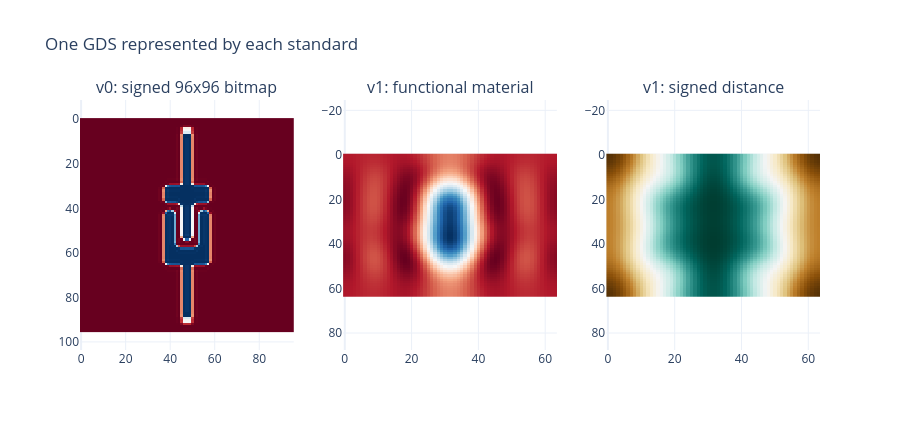

Notebook cell for this chart:
### Markdown cell above
## 3. Shape is compressed, not discarded

The v0 panel below is its bitmap block. The v1 panels invert only the retained
low-frequency DCT coefficients for two of its five channels. They are intentionally
smooth: v1 keeps device-scale topology and distances while rejecting pixel-level
aliasing. Absolute width, area, perimeter, and other physical scale information live
in the metric block rather than being inferred from pixels.

### Code cell
from scipy.fft import idctn

example_id = paired.iloc[len(paired) // 3]["layout_id"]
v0_record = v0_client.get(example_id)
v1_record = v1_client.get(example_id)
v0_bitmap = np.asarray(v0_record["embedding"], dtype=np.float32)[11:].reshape(96, 96)
v1_embedding = np.asarray(v1_record["embedding"], dtype=np.float32)
shape_block = v1_embedding[64:384] * np.sqrt(3.0)
shape_channels = shape_block.reshape(5, 8, 8)

reconstructed = []
for index in (3, 4):
    coefficients = np.zeros((64, 64), dtype=np.float32)
    coefficients[:8, :8] = shape_channels[index]
    reconstructed.append(idctn(coefficients, type=2, norm="ortho"))

fig = make_subplots(
    rows=1,
    cols=3,
    subplot_titles=("v0: signed 96x96 bitmap", "v1: functional material", "v1: signed distance"),
)
fig.add_trace(go.Heatmap(z=v0_bitmap, colorscale="RdBu", showscale=False), row=1, col=1)
fig.add_trace(go.Heatmap(z=reconstructed[0], colorscale="RdBu", showscale=False), row=1, col=2)
fig.add_trace(go.Heatmap(z=reconstructed[1], colorscale="BrBG", showscale=False), row=1, col=3)
fig.update_yaxes(autorange="reversed", scaleanchor="x", scaleratio=1)
fig.update_layout(title="One GDS represented by each standard", template="plotly_white", height=430)
fig.show()

### Figure 1 — Plotly figure (JSON) as saved in the notebook; plotly's stock layout.template omitted (floating-point values rounded to 4 significant figures; data arrays with more than 128 entries replaced by an {"elided": "..."} marker saying what was removed)
{"data": [{"colorscale": [[0.0, "rgb(103,0,31)"], [0.1, "rgb(178,24,43)"], [0.2, "rgb(214,96,77)"], [0.3, "rgb(244,165,130)"], [0.4, "rgb(253,219,199)"], [0.5, "rgb(247,247,247)"], [0.6, "rgb(209,229,240)"], [0.7, "rgb(146,197,222)"], [0.8, "rgb(67,147,195)"], [0.9, "rgb(33,102,172)"], [1.0, "rgb(5,48,97)"]], "showscale": false, "type": "heatmap", "xaxis": "x", "yaxis": "y", "z": {"elided": "96x96 float values"}}, {"colorscale": [[0.0, "rgb(103,0,31)"], [0.1, "rgb(178,24,43)"], [0.2, "rgb(214,96,77)"], [0.3, "rgb(244,165,130)"], [0.4, "rgb(253,219,199)"], [0.5, "rgb(247,247,247)"], [0.6, "rgb(209,229,240)"], [0.7, "rgb(146,197,222)"], [0.8, "rgb(67,147,195)"], [0.9, "rgb(33,102,172)"], [1.0, "rgb(5,48,97)"]], "showscale": false, "type": "heatmap", "xaxis": "x2", "yaxis": "y2", "z": {"elided": "64x64 float values"}}, {"colorscale": [[0.0, "rgb(84,48,5)"], [0.1, "rgb(140,81,10)"], [0.2, "rgb(191,129,45)"], [0.3, "rgb(223,194,125)"], [0.4, "rgb(246,232,195)"], [0.5, "rgb(245,245,245)"], [0.6, "rgb(199,234,229)"], [0.7, "rgb(128,205,193)"], [0.8, "rgb(53,151,143)"], [0.9, "rgb(1,102,94)"], [1.0, "rgb(0,60,48)"]], "showscale": false, "type": "heatmap", "xaxis": "x3", "yaxis": "y3", "z": {"elided": "64x64 float values"}}], "layout": {"annotations": [{"font": {"size": 16}, "showarrow": false, "text": "v0: signed 96x96 bitmap", "x": 0.1444, "xanchor": "center", "xref": "paper", "y": 1.0, "yanchor": "bottom", "yref": "paper"}, {"font": {"size": 16}, "showarrow": false, "text": "v1: functional material", "x": 0.5, "xanchor": "center", "xref": "paper", "y": 1.0, "yanchor": "bottom", "yref": "paper"}, {"font": {"size": 16}, "showarrow": false, "text": "v1: signed distance", "x": 0.8556, "xanchor": "center", "xref": "paper", "y": 1.0, "yanchor": "bottom", "yref": "paper"}], "height": 430, "title": {"text": "One GDS represented by each standard"}, "xaxis": {"anchor": "y", "domain": [0.0, 0.2889]}, "xaxis2": {"anchor": "y2", "domain": [0.3556, 0.6444]}, "xaxis3": {"anchor": "y3", "domain": [0.7111, 1.0]}, "yaxis": {"anchor": "x", "autorange": "reversed", "domain": [0.0, 1.0], "scaleanchor": "x", "scaleratio": 1}, "yaxis2": {"anchor": "x2", "autorange": "reversed", "domain": [0.0, 1.0], "scaleanchor": "x", "scaleratio": 1}, "yaxis3": {"anchor": "x3", "autorange": "reversed", "domain": [0.0, 1.0], "scaleanchor": "x", "scaleratio": 1}}}
